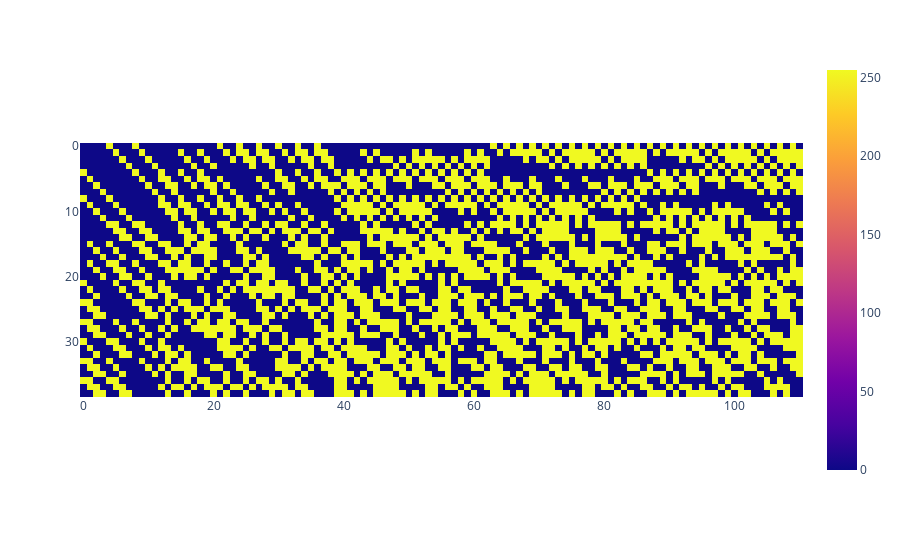

The notebook cell saved with this chart:
### Code cell
px.imshow((K!=None).T).show()
print(np.sum(K!=None)/K.size)

### Figure 1 — Plotly figure (JSON) as saved in the notebook; plotly's stock layout.template omitted (floating-point values rounded to 4 significant figures; data arrays with more than 128 entries replaced by an {"elided": "..."} marker saying what was removed)
{"data": [{"coloraxis": "coloraxis", "hovertemplate": "x: %{x}<br>y: %{y}<br>color: %{z}<extra></extra>", "name": "0", "type": "heatmap", "xaxis": "x", "yaxis": "y", "z": {"elided": "39x111 int values"}}], "layout": {"coloraxis": {"colorscale": [[0, "#0d0887"], [0.1111, "#46039f"], [0.2222, "#7201a8"], [0.3333, "#9c179e"], [0.4444, "#bd3786"], [0.5556, "#d8576b"], [0.6667, "#ed7953"], [0.7778, "#fb9f3a"], [0.8889, "#fdca26"], [1, "#f0f921"]]}, "margin": {"t": 60}, "xaxis": {"anchor": "y", "constrain": "domain", "domain": [0, 1], "scaleanchor": "y"}, "yaxis": {"anchor": "x", "autorange": "reversed", "constrain": "domain", "domain": [0, 1]}}}
